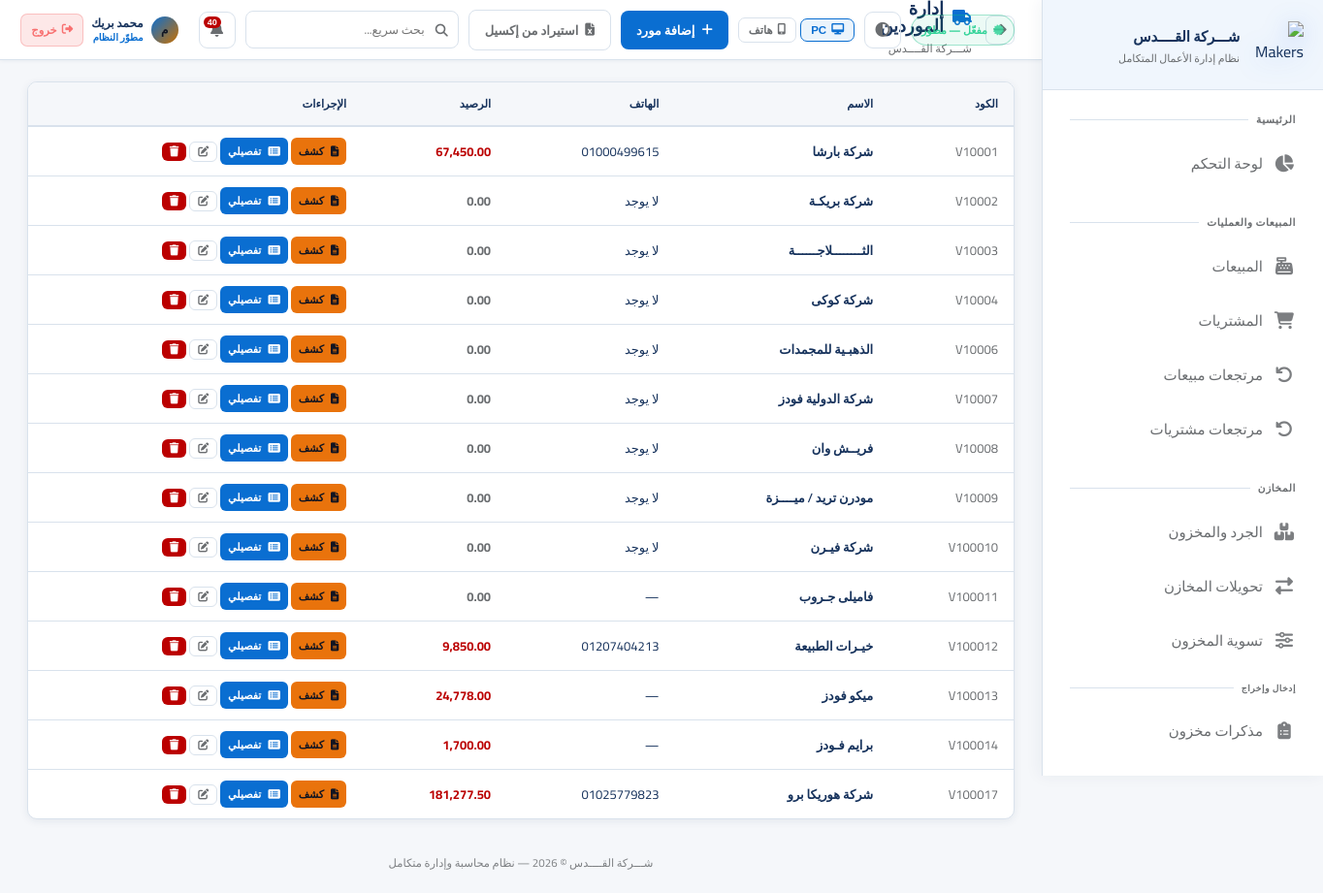
Screenshot of /suppliers (signed in) with the database file from the repository.
### app.py (models this page shows, shortened)
class AppSetting(db.Model):
    id = db.Column(db.Integer, primary_key=True)
    key = db.Column(db.String(80), unique=True, nullable=False)
    value = db.Column(db.Text)

class User(UserMixin, db.Model):
    id = db.Column(db.Integer, primary_key=True)
    username = db.Column(db.String(80), unique=True, nullable=False)
    password_hash = db.Column(db.String(256))
    full_name = db.Column(db.String(120))
    role = db.Column(db.String(20), default='user')  # developer, admin, manager, user
    branch_id = db.Column(db.Integer, db.ForeignKey('branch.id'))
    is_active = db.Column(db.Boolean, default=True)
    created_at = db.Column(db.DateTime, default=datetime.utcnow)
    last_seen = db.Column(db.DateTime, nullable=True)
    last_ip = db.Column(db.String(64), nullable=True)
    last_user_agent = db.Column(db.String(256), nullable=True)
    permissions = db.Column(db.Text)  # JSON list of permission keys; empty = استخدام صلاحيات الدور

class Supplier(db.Model):
    id = db.Column(db.Integer, primary_key=True)
    code = db.Column(db.String(50), unique=True)
    name = db.Column(db.String(200), nullable=False)
    phone = db.Column(db.String(20))
    email = db.Column(db.String(100))
    address = db.Column(db.Text)
    balance = db.Column(db.Float, default=0)
    is_active = db.Column(db.Boolean, default=True)
    purchases = db.relationship('Purchase', backref='supplier', lazy=True)

### app.py (the view)
@app.route('/suppliers')
@login_required
def suppliers():
    q = request.args.get('q', '')
    query = Supplier.query.filter_by(is_active=True)
    if q:
        query = query.filter(db.or_(Supplier.name.contains(q), Supplier.phone.contains(q)))
    suppliers = query.all()
    return render_template('suppliers.html', suppliers=suppliers, q=q)

### app.py (called while the page is built, shortened)
@login_manager.user_loader
def load_user(user_id):
    return User.query.get(int(user_id))

def user_can(user, perm: str) -> bool:
    if not user or not user.is_authenticated:
        return False
    if getattr(user, 'role', None) == 'developer':
        return True

def user_can_approve_transfers(user) -> bool:
    if not user or not user.is_authenticated:
        return False
    if getattr(user, 'role', None) in ('developer', 'admin'):
        return True
    custom = _perm_list_from_user(user)
    if custom is not None:
        return 'transfer_approve' in custom
    return False

def user_can_delete_users_account(user) -> bool:
    if not user or not user.is_authenticated:
        return False
    if getattr(user, 'role', None) == 'developer':
        return True

def permission_keys_for_editor(viewer):
    if not viewer or not getattr(viewer, 'is_authenticated', False):
        return [x for x in PERMISSION_KEYS if x[0] not in DEVELOPER_ONLY_PERMS]
    if getattr(viewer, 'role', None) == 'developer':
        return list(PERMISSION_KEYS)
    return [x for x in PERMISSION_KEYS if x[0] not in DEVELOPER_ONLY_PERMS]

def subscription_status_for_ui():
    if not current_user.is_authenticated:
        return None
    gs = get_app_settings_dict(branch_id=None)
    lic_msg = (gs.get('license_expiry_message') or DEFAULT_SETTINGS.get('license_expiry_message', '') or '').strip()
    if getattr(current_user, 'role', None) == 'developer':
        return {'kind': 'developer', 'line': 'مفعّل — مطوّر', 'client_message': lic_msg}

def _pending_transfers_count_for_user(user):
    if not user or not user.is_authenticated:
        return 0
    q = TransferRequest.query.filter_by(status='pending')
    if user_can_approve_transfers(user):
        q = q.filter(
            db.or_(
                TransferRequest.approver_user_id.is_(None),
                TransferRequest.approver_user_id == user.id,
            )
        )
        return q.count()
    return 0

@app.before_request
def erp_sqlite_autobackup_start():
    if getattr(erp_sqlite_autobackup_start, '_started', False):
        return

### templates/suppliers.html (shortened to what this page needs)
{% extends 'base.html' %}
{% set block_icon = 'fas fa-truck' %}
{% block topbar_actions %}<a href="{{ url_for('add_supplier') }}" class="btn btn-primary"><i class="fas fa-plus"></i> إضافة مورد</a> {% if current_user.role == 'developer' %}<a href="{{ url_for('import_suppliers') }}" class="btn btn-outline" title="أداة للمطوّر فقط"><i class="fas fa-file-excel"></i> استيراد من إكسيل</a>{% endif %}{% endblock %}
{% block content %}
<div class="card"><div class="table-container"><table>
<thead><tr><th>الكود</th><th>الاسم</th><th>الهاتف</th><th>الرصيد</th><th>الإجراءات</th></tr></thead>
<tbody>{% for s in suppliers %}<tr>
<td style="color:var(--text-muted);">{{ s.code }}</td>
<td style="font-weight:600;">{{ s.name }}</td>
<td>{{ s.phone or '—' }}</td>
<td style="color:{% if s.balance > 0 %}var(--danger){% elif s.balance < 0 %}var(--success){% else %}var(--text-muted){% endif %};font-weight:700;">{{ "{:,.2f}".format(s.balance) }}</td>
<td style="white-space:nowrap;">
                <a href="{{ url_for('supplier_statement', id=s.id) }}" class="btn btn-warning btn-xs"><i class="fas fa-file-alt"></i> كشف</a>
                <a href="{{ url_for('supplier_statement_detailed', id=s.id) }}" class="btn btn-info btn-xs" title="كشف حساب تفصيلي"><i class="fas fa-list-alt"></i> تفصيلي</a>
                <a href="{{ url_for('edit_supplier', id=s.id) }}" class="btn btn-outline btn-xs" title="تعديل"><i class="fas fa-edit"></i></a>
                {% if can('record_delete') %}
                <form method="POST" action="{{ url_for('delete_supplier', id=s.id) }}" style="display:inline;" onsubmit="return confirm('حذف هذا المورد؟');">
                    <button type="submit" class="btn btn-danger btn-xs" title="حذف"><i class="fas fa-trash"></i></button>
                </form>
                {% endif %}
            </td>
</tr>{% else %}<tr><td colspan="5"><div class="empty-state"><i class="fas fa-truck"></i><h3>لا يوجد موردون</h3></div></td></tr>{% endfor %}</tbody>
</table></div></div>
{% endblock %}

### templates/base.html (shortened to what this page needs)
<!DOCTYPE html>
<html lang="ar" dir="rtl" data-theme="fiori" data-layout-default="{{ layout_max_width | default('1400px') }}">
<head>
    <link rel="stylesheet" href="https://cdnjs.cloudflare.com/ajax/libs/font-awesome/6.5.0/css/all.min.css">
    <link rel="stylesheet" href="{{ url_for('static', filename='css/style.css') }}">
</head>
<body>
<aside class="sidebar sidebar-enterprise" id="sidebar">
    <div class="sidebar-logo">
        <div class="logo-icon">
            <img src="{{ url_for('static', filename='img/logo-makers-erp-3d.png') }}" alt="Makers ERP">
        </div>
        <div class="logo-text">
            <div class="name">{{ app_brand_title | default('Silsal POS') }}</div>
            <div class="sub">نظام إدارة الأعمال المتكامل</div>
        </div>
    </div>
    <nav class="sidebar-nav" id="sidebarNav" style="display:flex;flex-direction:column;padding-bottom:8px;">
        <div class="nav-section">
            <div class="nav-label">الرئيسية</div>
            {% if can('dashboard') %}
            <a href="{{ url_for('dashboard') }}" class="nav-link {% if request.endpoint=='dashboard' %}active{% endif %}">
                <i class="fas fa-chart-pie"></i><span class="label">لوحة التحكم</span>
            </a>
            {% endif %}
        </div>
        {% if can('sales') or can('purchases') or can('returns') %}
        <div class="nav-section">
            <div class="nav-label">المبيعات والعمليات</div>
            {% if can('sales') %}
            <a href="{{ url_for('sales') }}" class="nav-link {% if 'sale' in (request.endpoint or '') and 'return' not in (request.endpoint or '') and 'report' not in (request.endpoint or '') %}active{% endif %}">
                <i class="fas fa-cash-register"></i><span class="label">المبيعات</span>
            </a>
            {% endif %}
            {% if can('purchases') %}
            <a href="{{ url_for('purchases') }}" class="nav-link {% if 'purchase' in (request.endpoint or '') and 'return' not in (request.endpoint or '') and 'report' not in (request.endpoint or '') %}active{% endif %}">
                <i class="fas fa-shopping-cart"></i><span class="label">المشتريات</span>
            </a>
            {% endif %}
            {% if can('returns') %}
            <a href="{{ url_for('sale_returns') }}" class="nav-link {% if request.endpoint in ['sale_returns','new_sale_return'] %}active{% endif %}">
                <i class="fas fa-undo"></i><span class="label">مرتجعات مبيعات</span>
            </a>
            <a href="{{ url_for('purchase_returns') }}" class="nav-link {% if request.endpoint in ['purchase_returns','new_purchase_return'] %}active{% endif %}">
                <i class="fas fa-undo-alt"></i><span class="label">مرتجعات مشتريات</span>
            </a>
            {% endif %}
        </div>
        {% endif %}
        {% if can('inventory') or can('transfers') or can('adjust_stock') %}
        <div class="nav-section">
            <div class="nav-label">المخازن</div>
            {% if can('inventory') %}
            <a href="{{ url_for('inventory') }}" class="nav-link {% if request.endpoint=='inventory' %}active{% endif %}">
                <i class="fas fa-boxes"></i><span class="label">الجرد والمخزون</span>
            </a>
            {% endif %}
            {% if can('transfers') %}
            <a href="{{ url_for('transfers') }}" class="nav-link {% if 'transfer' in (request.endpoint or '') %}active{% endif %}">
                <i class="fas fa-exchange-alt"></i><span class="label">تحويلات المخازن</span>
            </a>
            {% endif %}
            {% if can('adjust_stock') %}
            <a href="{{ url_for('adjust_stock') }}" class="nav-link {% if request.endpoint=='adjust_stock' %}active{% endif %}">
                <i class="fas fa-sliders-h"></i><span class="label">تسوية المخزون</span>
            </a>
            {% endif %}
            {% if can('inventory') %}
            <div class="nav-label" style="padding-top:10px;font-size:9px;">إدخال وإخراج</div>
            <a href="{{ url_for('inventory_memos_list') }}" class="nav-link ">
                <i class="fas fa-clipboard-list"></i><span class="label">مذكرات مخزون</span>
            </a>
            {% endif %}
        </div>
        {% endif %}
        {% if can('customers') or can('suppliers') or can('employees') %}
        <div class="nav-section">
        </div>
        {% endif %}
    </nav>
</aside>
<main class="main-content">
    <div class="topbar">
        <div style="display:flex;align-items:center;gap:14px;">
            <button type="button" onclick="history.back()" class="icon-btn" title="رجوع" style="font-size:15px;flex-shrink:0;"><i class="fas fa-arrow-right"></i></button>
            <div>
                <div class="page-title"><i class="{{ block_icon | default('fas fa-home') }}"></i>{% block page_title %}الرئيسية{% endblock %}</div>
                <div class="breadcrumb">{% block breadcrumb %}{{ app_brand_title }}{% endblock %}</div>
            </div>
        </div>
        <div class="topbar-right">
            {% if subscription_status %}
            <span class="sub-pill {% if subscription_status.kind in ('developer','permanent') %}ok{% elif subscription_status.kind in ('expired','none') %}bad{% else %}warn{% endif %}" title="حالة الاشتراك / الترخيص">
                <i class="fas fa-certificate" style="margin-left:6px;opacity:.85;"></i>{{ subscription_status.line }}
            </span>
            {% endif %}
            <button type="button" class="theme-toggle" onclick="erpToggleTheme()" title="تبديل الثيم (Fiori / فاتح / داكن)"><i class="fas fa-adjust"></i></button>
            <div class="erp-device-layout-tools" style="display:flex;align-items:center;gap:4px;flex-shrink:0;" title="وضع العرض — يُحفظ على هذا الجهاز فقط">
                <button type="button" id="btnLayoutPC" onclick="erpSetLayout('pc')" title="عرض PC"
                    style="display:flex;align-items:center;gap:5px;padding:5px 10px;border-radius:7px;font-size:11.5px;font-weight:700;
                           border:1px solid var(--border);background:transparent;color:var(--text-muted);cursor:pointer;transition:all .18s;">
                    <i class="fas fa-desktop"></i> PC
                </button>
                <button type="button" id="btnLayoutPhone" onclick="erpSetLayout('phone')" title="عرض هاتف"
                    style="display:flex;align-items:center;gap:5px;padding:5px 10px;border-radius:7px;font-size:11.5px;font-weight:700;
                           border:1px solid var(--border);background:transparent;color:var(--text-muted);cursor:pointer;transition:all .18s;">
                    <i class="fas fa-mobile-alt"></i> هاتف
                </button>
            </div>
            {% block topbar_actions %}{% endblock %}
            <div style="position:relative;" id="globalSearchWrapper">
                <div style="position:relative;">
                    <i class="fas fa-search" style="position:absolute;right:11px;top:50%;transform:translateY(-50%);color:var(--text-muted);font-size:13px;pointer-events:none;"></i>
                    <input type="text" id="globalSearchInput" placeholder="بحث سريع..." autocomplete="off"
                        style="width:220px;padding:7px 34px 7px 12px;background:rgba(255,255,255,.04);border:1px solid var(--border);
                               border-radius:8px;color:var(--text);font-family:Cairo,sans-serif;font-size:12.5px;transition:all .2s;"
                        onfocus="this.style.borderColor='var(--accent)';this.style.width='280px'"
                        onblur="setTimeout(()=>{this.style.borderColor='';this.style.width='220px';closeGlobalSearch()},200)">
                </div>
            </div>
            <div style="position:relative;" id="notifWrapper">
                <button class="notif-btn" onclick="toggleNotif()" title="الإشعارات">
                    <i class="fas fa-bell"></i>
                    <span class="notif-count" id="notifCount"></span>
                </button>
            </div>
            <div style="display:flex;align-items:center;gap:8px;padding:4px 10px;border-radius:10px;
                        background:rgba(255,255,255,.05);border:1px solid rgba(255,255,255,.09);
                        backdrop-filter:blur(12px);-webkit-backdrop-filter:blur(12px);flex-shrink:0;">
                <div style="width:28px;height:28px;border-radius:50%;background:linear-gradient(135deg,var(--accent),#c97000);
                            display:flex;align-items:center;justify-content:center;font-size:12px;font-weight:800;color:#0f1422;flex-shrink:0;">
                    {{ (current_user.full_name or current_user.username)[0] }}
                </div>
                <div style="line-height:1.3;min-width:0;">
                    <div style="font-size:12px;font-weight:700;color:var(--text);white-space:nowrap;overflow:hidden;text-overflow:ellipsis;max-width:100px;">
                        {{ current_user.full_name or current_user.username }}
                    </div>
                    <div style="font-size:10px;color:var(--accent);font-weight:600;">
                        {% if current_user.role=='developer' %}مطوّر النظام
                        {% elif current_user.role=='admin' %}مدير النظام
                        {% elif current_user.role=='manager' %}مشرف
                        {% else %}مستخدم{% endif %}
                    </div>
                </div>
                <a href="{{ url_for('logout') }}" title="تسجيل الخروج"
                   style="display:flex;align-items:center;gap:5px;padding:5px 10px;border-radius:7px;
                          background:rgba(239,68,68,.12);border:1px solid rgba(239,68,68,.25);
                          color:#f87171;font-size:11.5px;font-weight:700;text-decoration:none;white-space:nowrap;
                          transition:all .18s;flex-shrink:0;"
                   onmouseover="this.style.background='rgba(239,68,68,.22)';this.style.borderColor='rgba(239,68,68,.5)'"
                   onmouseout="this.style.background='rgba(239,68,68,.12)';this.style.borderColor='rgba(239,68,68,.25)'">
                    <i class="fas fa-sign-out-alt"></i> خروج
                </a>
            </div>
        </div>
    </div>
    <div class="content fade-in">
        {% block content %}{% endblock %}
    </div>
    <div class="app-footer-note">{{ app_brand_title }} © 2026 — نظام محاسبة وإدارة متكامل</div>
</main>
</body>
</html>

### static/css/style.css (style rules this page uses)
html { scrollbar-width:auto;scrollbar-color:rgba(255,255,255,.35) rgba(255,255,255,.05) }
.nav-link, .btn, .stat-card, .card { transition: all 0.2s ease; }

### rows the page displays
AppSetting: value "شـــركة القــــدس"
User: full_name "م", full_name "محمد بريك"
Supplier: code "V10001", name "شركة بارشا", phone "01000499615", balance "67,450.00"
Supplier: code "V10002", name "شركة بريكـة", phone "لا يوجد", balance "0.00"
Supplier: code "V10003", name "الثــــــــلاجــــــة", phone "لا يوجد", balance "0.00"
Supplier: code "V10004", name "شركة كوكى", phone "لا يوجد", balance "0.00"
Supplier: code "V10006", name "الذهبـية للمجمدات", phone "لا يوجد", balance "0.00"
Supplier: code "V10007", name "شركة الدولية فودز", phone "لا يوجد", balance "0.00"
Supplier: code "V10008", name "فريــش وان", phone "لا يوجد", balance "0.00"
Supplier: code "V10009", name "مودرن تريد / ميــــزة", phone "لا يوجد", balance "0.00"
Supplier: code "V100010", name "شركة فيـرن", phone "لا يوجد", balance "0.00"
Supplier: code "V100011", name "فاميلى جـروب", phone "—", balance "0.00"
Supplier: code "V100012", name "خيـرات الطبيعة", phone "01207404213", balance "9,850.00"
Supplier: code "V100013", name "ميكو فودز", phone "—", balance "24,778.00"
Supplier: code "V100014", name "برايم فـودز", phone "—", balance "1,700.00"
Supplier: code "V100017", name "شركة هوريكا برو", phone "01025779823", balance "181,277.50"

### other values shown
{{ subscription_status.line }} "مفعّل — مطوّر"
